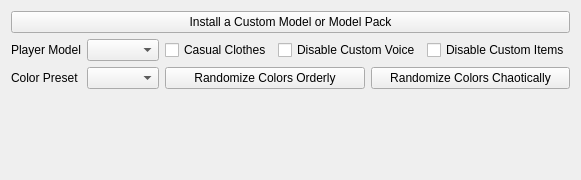
          <widget class="QWidget" name="tab_player_customization">
           <attribute name="title">
            <string>Player Customization</string>
           </attribute>
           <layout class="QVBoxLayout" name="verticalLayout_15">
            <item>
             <layout class="QGridLayout" name="gridLayout_5">
              <item row="2" column="0">
               <layout class="QHBoxLayout" name="horizontalLayout_15">
                <item>
                 <widget class="QLabel" name="label_for_custom_color_preset">
                  <property name="text">
                   <string>Color Preset</string>
                  </property>
                 </widget>
                </item>
                <item>
                 <widget class="QComboBox" name="custom_color_preset"/>
                </item>
               </layout>
              </item>
              <item row="2" column="1">
               <layout class="QHBoxLayout" name="horizontalLayout_16">
                <item>
                 <widget class="QPushButton" name="randomize_all_custom_colors_together">
                  <property name="text">
                   <string>Randomize Colors Orderly</string>
                  </property>
                 </widget>
                </item>
                <item>
                 <widget class="QPushButton" name="randomize_all_custom_colors_separately">
                  <property name="text">
                   <string>Randomize Colors Chaotically</string>
                  </property>
                 </widget>
                </item>
               </layout>
              </item>
              <item row="1" column="0">
               <layout class="QHBoxLayout" name="horizontalLayout_17">
                <item>
                 <widget class="QLabel" name="label_for_custom_player_model">
                  <property name="text">
                   <string>Player Model</string>
                  </property>
                 </widget>
                </item>
                <item>
                 <widget class="QComboBox" name="custom_player_model"/>
                </item>
               </layout>
              </item>
              <item row="1" column="1">
               <layout class="QHBoxLayout" name="horizontalLayout_18">
                <item>
                 <widget class="QCheckBox" name="player_in_casual_clothes">
                  <property name="text">
                   <string>Casual Clothes</string>
                  </property>
                 </widget>
                </item>
                <item>
                 <widget class="QCheckBox" name="disable_custom_player_voice">
                  <property name="text">
                   <string>Disable Custom Voice</string>
                  </property>
                 </widget>
                </item>
                <item>
                 <widget class="QCheckBox" name="disable_custom_player_items">
                  <property name="text">
                   <string>Disable Custom Items</string>
                  </property>
                 </widget>
                </item>
               </layout>
              </item>
              <item row="0" column="0" colspan="2">
               <widget class="QPushButton" name="install_custom_model">
                <property name="text">
                 <string>Install a Custom Model or Model Pack</string>
                </property>
               </widget>
              </item>
             </layout>
            </item>
            <item>
             <widget class="QLabel" name="custom_model_comment">
              <property name="maximumSize">
               <size>
                <width>810</width>
                <height>16777215</height>
               </size>
              </property>
              <property name="text">
               <string/>
              </property>
              <property name="wordWrap">
               <bool>true</bool>
              </property>
             </widget>
            </item>
            <item>
             <layout class="QHBoxLayout" name="horizontalLayout_19">
              <item>
               <layout class="QVBoxLayout" name="verticalLayout_16">
                <item>
                 <layout class="QVBoxLayout" name="custom_colors_layout"/>
                </item>
                <item>
                 <spacer name="verticalSpacer_8">
                  <property name="orientation">
                   <enum>Qt::Vertical</enum>
                  </property>
                  <property name="sizeHint" stdset="0">
                   <size>
                    <width>20</width>
                    <height>40</height>
                   </size>
                  </property>
                 </spacer>
                </item>
               </layout>
              </item>
              <item>
               <layout class="QVBoxLayout" name="verticalLayout_17">
                <item>
                 <widget class="QLabel" name="custom_model_preview_label">
                  <property name="text">
                   <string/>
                  </property>
                 </widget>
                </item>
                <item>
                 <spacer name="verticalSpacer_9">
                  <property name="orientation">
                   <enum>Qt::Vertical</enum>
                  </property>
                  <property name="sizeHint" stdset="0">
                   <size>
                    <width>20</width>
                    <height>40</height>
                   </size>
                  </property>
                 </spacer>
                </item>
               </layout>
              </item>
             </layout>
            </item>
           </layout>
          </widget>
